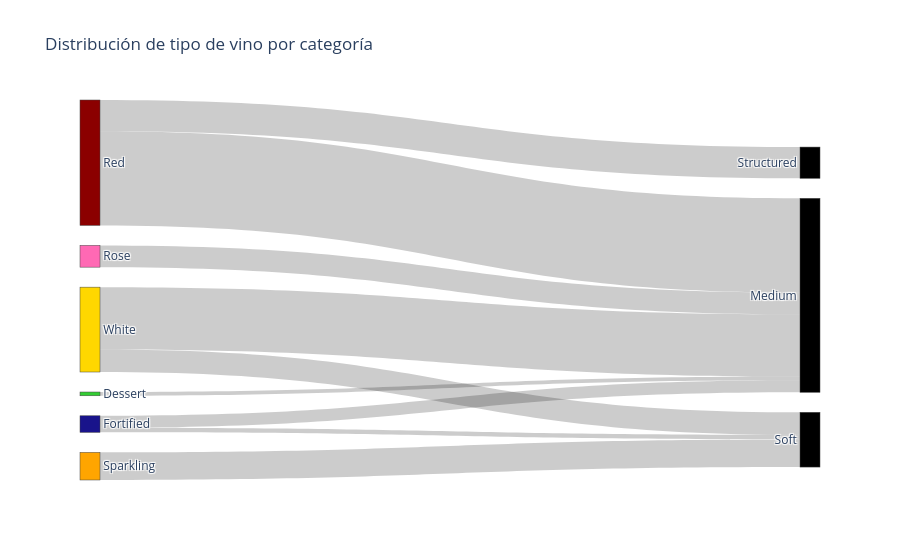

Notebook code cell kept with this figure:
### Code cell
import plotly.graph_objects as go

# Crear tabla de flujos
flow_df = (
    df.groupby(["wine_type", "wine_category"])
      .size()
      .reset_index(name="count")
)

# Preparar nodos
wine_types = flow_df["wine_type"].unique().tolist()
wine_categories = flow_df["wine_category"].unique().tolist()
# Asignar color a cada nodo: nodos wine_type usan wine_colors, categorías un gris
node_colors = [wine_colors.get(w, "#CCCCCC") for w in wine_types]

labels = wine_types + wine_categories
label_index = {label: i for i, label in enumerate(labels)}

# Crear conexiones
source = []
target = []
value = []

for _, row in flow_df.iterrows():
    source.append(label_index[row["wine_type"]])
    target.append(label_index[row["wine_category"]])
    value.append(row["count"])

# Construir Sankey
fig = go.Figure(data=[go.Sankey(
    node=dict(
        pad=20,
        thickness=20,
        label=labels,
        color=node_colors,
        line=dict(width=0.5)
    ),
    link=dict(
        source=source,
        target=target,
        value=value
    )
)])

fig.update_layout(
    title_text="Distribución de tipo de vino por categoría",
    font_size=12
)

fig.show()

### Figure 1 — Plotly figure (JSON) as saved in the notebook; plotly's stock layout.template omitted (floating-point values rounded to 4 significant figures)
{"data": [{"link": {"source": [0, 1, 1, 2, 2, 3, 4, 5, 5], "target": [6, 6, 7, 6, 8, 6, 7, 6, 7], "value": [107, 342, 130, 2678, 889, 619, 786, 1772, 642]}, "node": {"color": ["#32CD32", "#19138B", "#8B0000", "#FF69B4", "#FFA500", "#FFD700"], "label": ["Dessert", "Fortified", "Red", "Rose", "Sparkling", "White", "Medium", "Soft", "Structured"], "line": {"width": 0.5}, "pad": 20, "thickness": 20}, "type": "sankey"}], "layout": {"font": {"size": 12}, "title": {"text": "Distribución de tipo de vino por categoría"}}}
